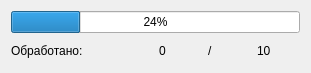
<?xml version="1.0" encoding="UTF-8"?>
<ui version="4.0">
 <class>Dialog</class>
 <widget class="QDialog" name="Dialog">
  <property name="geometry">
   <rect>
    <x>0</x>
    <y>0</y>
    <width>311</width>
    <height>73</height>
   </rect>
  </property>
  <property name="minimumSize">
   <size>
    <width>311</width>
    <height>73</height>
   </size>
  </property>
  <property name="maximumSize">
   <size>
    <width>311</width>
    <height>73</height>
   </size>
  </property>
  <property name="windowTitle">
   <string>Dialog</string>
  </property>
  <layout class="QVBoxLayout" name="verticalLayout">
   <item>
    <widget class="QProgressBar" name="progressBar">
     <property name="value">
      <number>24</number>
     </property>
    </widget>
   </item>
   <item>
    <layout class="QHBoxLayout" name="horizontalLayout_2">
     <item>
      <widget class="QLabel" name="label1">
       <property name="text">
        <string>Обработано:</string>
       </property>
      </widget>
     </item>
     <item>
      <layout class="QHBoxLayout" name="horizontalLayout">
       <item>
        <widget class="QLabel" name="labelProcessedCount">
         <property name="text">
          <string>0</string>
         </property>
        </widget>
       </item>
       <item>
        <widget class="QLabel" name="label2">
         <property name="text">
          <string>/</string>
         </property>
        </widget>
       </item>
       <item>
        <widget class="QLabel" name="labelTotalCount">
         <property name="text">
          <string>10</string>
         </property>
        </widget>
       </item>
      </layout>
     </item>
    </layout>
   </item>
  </layout>
 </widget>
 <resources/>
 <connections/>
</ui>
